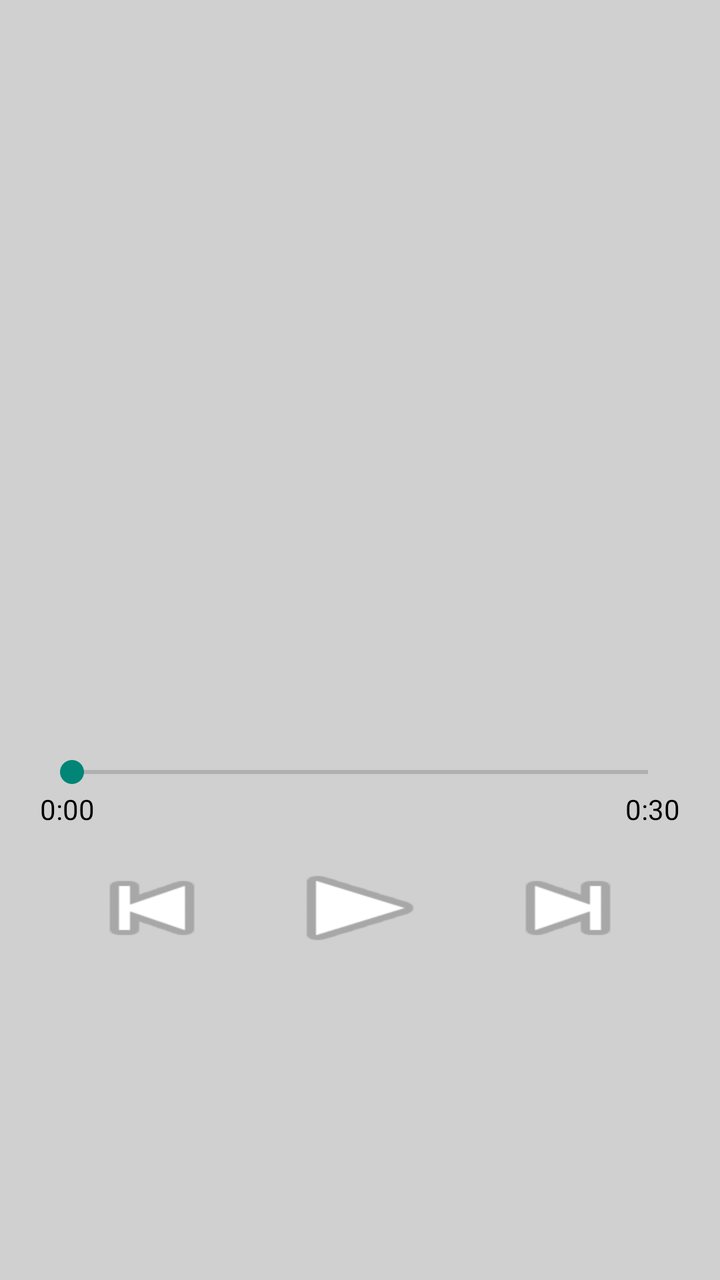
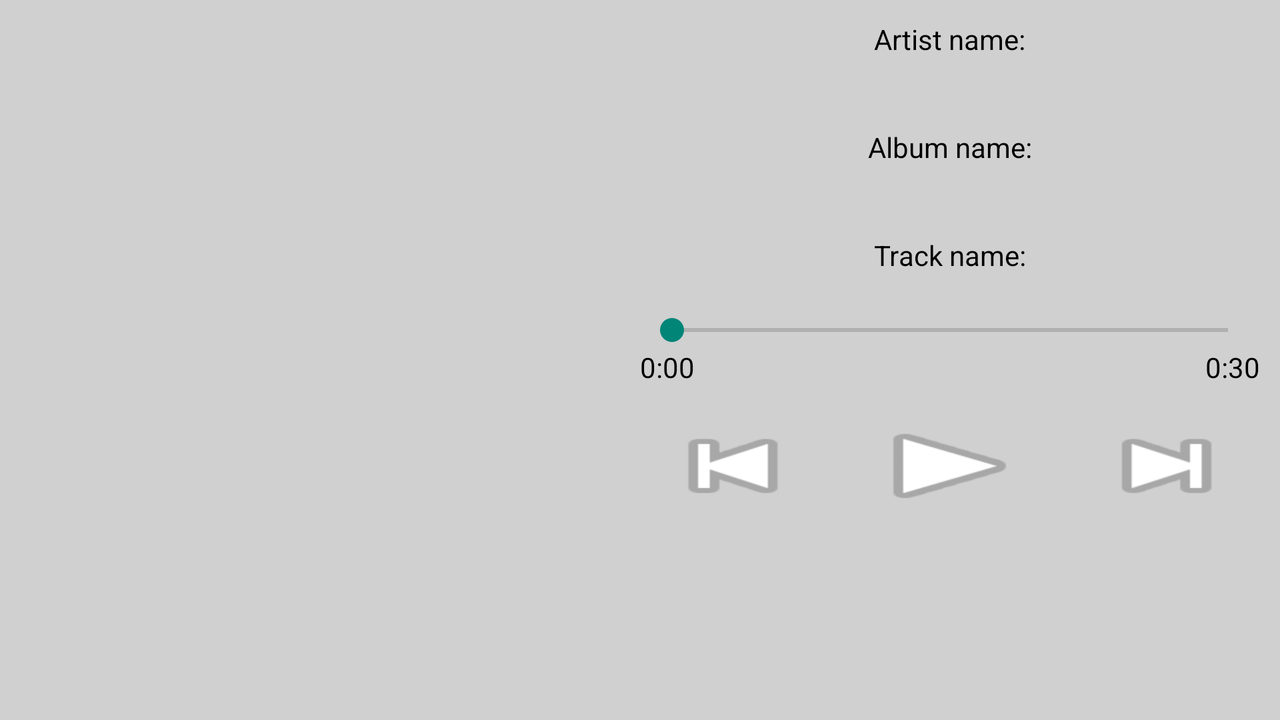

First picture: res/layout/ on a phone held upright. Second picture: the repository's own variant of that layout, on a device whose configuration matches the variant's folder. Source for both follows.
<!-- AndroidManifest.xml: activity theme DialogTheme -->
<!-- res/layout/fragment_track_player.xml -->
<RelativeLayout xmlns:android="http://schemas.android.com/apk/res/android"
    xmlns:tools="http://schemas.android.com/tools"
    android:layout_width="match_parent"
    android:layout_height="match_parent"
    android:layout_margin="20dp"
    android:gravity="center_horizontal"
    android:minHeight="450dp"
    android:minWidth="1000dp"
    android:orientation="vertical"
    tools:context="com.kermitlin.spotifystreamer.TrackPlayerActivityFragment">

    <ScrollView
        android:layout_width="match_parent"
        android:layout_height="match_parent">

        <RelativeLayout
            android:layout_width="match_parent"
            android:layout_height="match_parent">

            <TextView
                android:id="@+id/artist_name"
                android:layout_width="wrap_content"
                android:layout_height="wrap_content"
                android:layout_centerHorizontal="true"
                android:textColor="@color/dialogText" />

            <TextView
                android:id="@+id/album_name"
                android:layout_width="wrap_content"
                android:layout_height="wrap_content"
                android:layout_below="@+id/artist_name"
                android:layout_centerHorizontal="true"
                android:textColor="@color/dialogText" />

            <ImageView
                android:id="@+id/album_pic"
                android:layout_width="300dp"
                android:layout_height="300dp"
                android:layout_below="@+id/album_name"
                android:layout_centerHorizontal="true" />

            <TextView
                android:id="@+id/track_name"
                android:layout_width="wrap_content"
                android:layout_height="wrap_content"
                android:layout_below="@+id/album_pic"
                android:layout_centerHorizontal="true"
                android:textColor="@color/dialogText" />

            <SeekBar
                android:id="@+id/scrub_bar"
                android:layout_width="match_parent"
                android:layout_height="wrap_content"
                android:layout_below="@+id/track_name"
                android:layout_centerHorizontal="true" />

            <LinearLayout
                android:id="@+id/linear_text"
                android:layout_width="match_parent"
                android:layout_height="wrap_content"
                android:layout_below="@+id/scrub_bar"
                android:layout_centerHorizontal="true"
                android:gravity="center_horizontal"
                android:textColor="@color/dialogText">

                <TextView
                    android:id="@+id/duration_start"
                    android:layout_width="0dp"
                    android:layout_height="wrap_content"
                    android:layout_weight=".5"
                    android:gravity="left"
                    android:text="@string/duration_start"
                    android:textColor="@color/dialogText" />

                <TextView
                    android:id="@+id/duration_stop"
                    android:layout_width="0dp"
                    android:layout_height="wrap_content"
                    android:layout_weight=".5"
                    android:gravity="right"
                    android:text="@string/duration_stop"
                    android:textColor="@color/dialogText" />

            </LinearLayout>

            <LinearLayout
                android:layout_width="match_parent"
                android:layout_height="wrap_content"
                android:layout_below="@+id/linear_text"
                android:layout_centerHorizontal="true"
                android:layout_marginTop="@dimen/activity_vertical_margin"
                android:gravity="center_horizontal"
                android:orientation="horizontal">

                <Button
                    android:id="@+id/bt_previous"
                    android:layout_width="wrap_content"
                    android:layout_height="wrap_content"
                    android:layout_marginRight="@dimen/activity_horizontal_margin"
                    android:background="@android:drawable/ic_media_previous" />

                <Button
                    android:id="@+id/bt_play"
                    android:layout_width="wrap_content"
                    android:layout_height="wrap_content"
                    android:background="@android:drawable/ic_media_play" />

                <Button
                    android:id="@+id/bt_pause"
                    android:layout_width="wrap_content"
                    android:layout_height="wrap_content"
                    android:background="@android:drawable/ic_media_pause"
                    android:visibility="gone" />

                <Button
                    android:id="@+id/bt_next"
                    android:layout_width="wrap_content"
                    android:layout_height="wrap_content"
                    android:layout_marginLeft="@dimen/activity_horizontal_margin"
                    android:background="@android:drawable/ic_media_next" />

            </LinearLayout>
        </RelativeLayout>
    </ScrollView>
</RelativeLayout>
<!-- resources referenced by this layout -->
<resources>
  <color name="dialogText">#000000</color>
  <dimen name="activity_horizontal_margin">16dp</dimen>
  <dimen name="activity_vertical_margin">16dp</dimen>
  <string name="duration_start">0:00</string>
  <string name="duration_stop">0:30</string>
  <!-- from res/values-v21/ -->
  <style name="DialogTheme" parent="android:Theme.Material.Light.DialogWhenLarge">
          <item name="android:colorPrimary">@color/colorPrimary</item>
          <item name="android:colorPrimaryDark">@color/colorPrimaryDark</item>
          <item name="android:textColorPrimary">@color/textColorPrimary</item>
          <item name="android:colorBackground">@color/background</item>
      </style>
  <color name="colorPrimary">#6FB7B7</color>
  <color name="colorPrimaryDark">#408080</color>
  <color name="textColorPrimary">#ffffffff</color>
  <color name="background">#d0d0d0</color>
</resources>
<!-- res/layout-land/fragment_track_player.xml (the repository's variant of the layout above) -->
<!-- drawn on the phone turned sideways -->
<RelativeLayout xmlns:android="http://schemas.android.com/apk/res/android"
    xmlns:tools="http://schemas.android.com/tools"
    android:layout_width="match_parent"
    android:layout_height="match_parent"
    android:layout_margin="10dp"
    android:gravity="center_horizontal"
    android:minHeight="450dp"
    android:minWidth="1000dp"
    android:orientation="vertical"
    tools:context="com.kermitlin.spotifystreamer.TrackPlayerActivityFragment">

    <ScrollView
        android:layout_width="match_parent"
        android:layout_height="wrap_content">

        <LinearLayout
            android:layout_width="match_parent"
            android:layout_height="match_parent"
            android:orientation="horizontal">

            <LinearLayout
                android:layout_width="0dp"
                android:layout_height="match_parent"
                android:layout_weight=".5">

                <ImageView
                    android:id="@+id/album_pic"
                    android:layout_width="match_parent"
                    android:layout_height="match_parent" />

            </LinearLayout>

            <LinearLayout
                android:layout_width="0dp"
                android:layout_height="match_parent"
                android:layout_weight=".5"
                android:orientation="vertical">

                <TextView
                    android:layout_width="wrap_content"
                    android:layout_height="wrap_content"
                    android:layout_gravity="center_horizontal"
                    android:text="@string/artist_name"
                    android:textColor="@color/dialogText" />

                <TextView
                    android:id="@+id/artist_name"
                    android:layout_width="wrap_content"
                    android:layout_height="wrap_content"
                    android:layout_gravity="center_horizontal"
                    android:textColor="@color/dialogText" />

                <TextView
                    android:layout_width="wrap_content"
                    android:layout_height="wrap_content"
                    android:layout_gravity="center_horizontal"
                    android:layout_marginTop="@dimen/activity_vertical_margin"
                    android:text="@string/album_name"
                    android:textColor="@color/dialogText" />

                <TextView
                    android:id="@+id/album_name"
                    android:layout_width="wrap_content"
                    android:layout_height="wrap_content"
                    android:layout_gravity="center_horizontal"
                    android:textColor="@color/dialogText" />

                <TextView
                    android:layout_width="wrap_content"
                    android:layout_height="wrap_content"
                    android:layout_gravity="center_horizontal"
                    android:layout_marginTop="@dimen/activity_vertical_margin"
                    android:text="@string/track_name"
                    android:textColor="@color/dialogText" />

                <TextView
                    android:id="@+id/track_name"
                    android:layout_width="wrap_content"
                    android:layout_height="wrap_content"
                    android:layout_gravity="center_horizontal"
                    android:textColor="@color/dialogText" />

                <SeekBar
                    android:id="@+id/scrub_bar"
                    android:layout_width="match_parent"
                    android:layout_height="wrap_content"
                    android:layout_gravity="center_horizontal" />

                <LinearLayout
                    android:id="@+id/linear_text"
                    android:layout_width="match_parent"
                    android:layout_height="wrap_content"
                    android:layout_gravity="center_horizontal"
                    android:gravity="center_horizontal"
                    android:textColor="@color/dialogText">

                    <TextView
                        android:id="@+id/duration_start"
                        android:layout_width="0dp"
                        android:layout_height="wrap_content"
                        android:layout_weight=".5"
                        android:gravity="left"
                        android:text="@string/duration_start"
                        android:textColor="@color/dialogText" />

                    <TextView
                        android:id="@+id/duration_stop"
                        android:layout_width="0dp"
                        android:layout_height="wrap_content"
                        android:layout_weight=".5"
                        android:gravity="right"
                        android:text="@string/duration_stop"
                        android:textColor="@color/dialogText" />

                </LinearLayout>

                <LinearLayout
                    android:layout_width="match_parent"
                    android:layout_height="wrap_content"
                    android:layout_gravity="center_horizontal"
                    android:layout_marginTop="@dimen/activity_vertical_margin"
                    android:gravity="center_horizontal"
                    android:orientation="horizontal">

                    <Button
                        android:id="@+id/bt_previous"
                        android:layout_width="0dp"
                        android:layout_height="wrap_content"
                        android:layout_weight=".3"
                        android:background="@android:drawable/ic_media_previous" />

                    <TextView
                        android:layout_width="0dp"
                        android:layout_height="wrap_content"
                        android:layout_weight=".05"
                        android:visibility="invisible" />

                    <Button
                        android:id="@+id/bt_play"
                        android:layout_width="0dp"
                        android:layout_height="wrap_content"
                        android:layout_weight=".3"
                        android:background="@android:drawable/ic_media_play" />

                    <Button
                        android:id="@+id/bt_pause"
                        android:layout_width="0dp"
                        android:layout_height="wrap_content"
                        android:layout_weight=".3"
                        android:background="@android:drawable/ic_media_pause"
                        android:visibility="gone" />

                    <TextView
                        android:layout_width="0dp"
                        android:layout_height="wrap_content"
                        android:layout_weight=".05"
                        android:visibility="invisible" />

                    <Button
                        android:id="@+id/bt_next"
                        android:layout_width="0dp"
                        android:layout_height="wrap_content"
                        android:layout_weight=".3"
                        android:background="@android:drawable/ic_media_next" />

                </LinearLayout>

            </LinearLayout>

        </LinearLayout>

    </ScrollView>

</RelativeLayout>
<!-- resources referenced by the variant -->
<!-- as the phone turned sideways resolves them -->
<resources>
  <color name="dialogText">#000000</color>
  <dimen name="activity_vertical_margin">16dp</dimen>
  <string name="album_name">Album name:</string>
  <string name="artist_name">Artist name:</string>
  <string name="duration_start">0:00</string>
  <string name="duration_stop">0:30</string>
  <string name="track_name">Track name:</string>
  <!-- from res/values-v21/ -->
  <style name="DialogTheme" parent="android:Theme.Material.Light.DialogWhenLarge">
          <item name="android:colorPrimary">@color/colorPrimary</item>
          <item name="android:colorPrimaryDark">@color/colorPrimaryDark</item>
          <item name="android:textColorPrimary">@color/textColorPrimary</item>
          <item name="android:colorBackground">@color/background</item>
      </style>
  <color name="colorPrimary">#6FB7B7</color>
  <color name="colorPrimaryDark">#408080</color>
  <color name="textColorPrimary">#ffffffff</color>
  <color name="background">#d0d0d0</color>
</resources>
